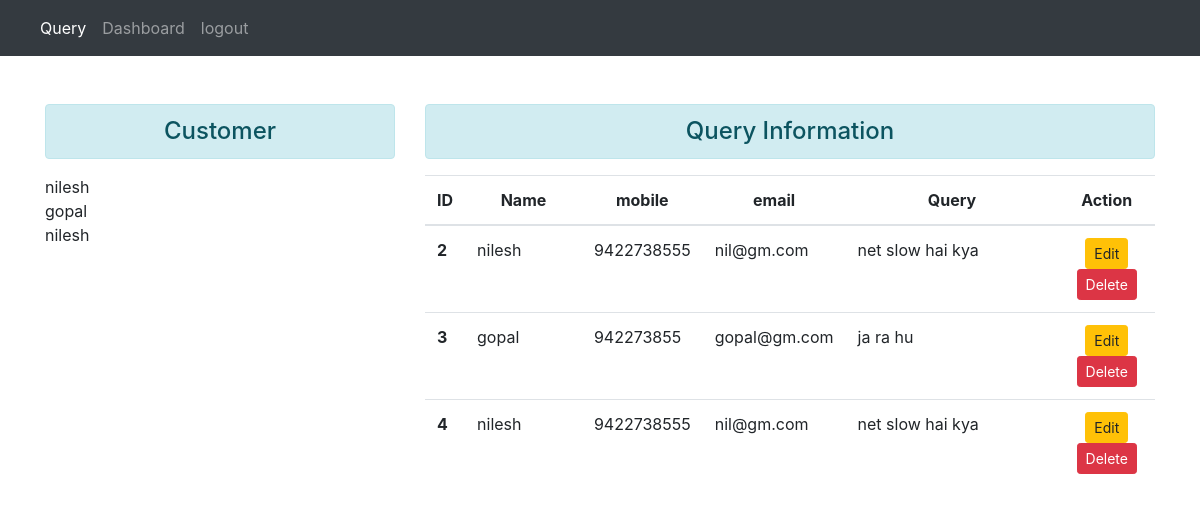
Page /follow_up/ (signed in) on the committed database.
### query/models.py (models this page shows)
class customerdata(models.Model):
    customer=models.CharField(max_length=100)

class querydata(models.Model):
    querydata_id=models.AutoField(primary_key=True)
    name=models.CharField(max_length=100)
    email_id=models.EmailField()
    mobile_number=models.IntegerField()
    query=models.CharField(max_length=300)
    contacted_via=models.CharField(max_length=50,blank=True)
    follow_up=models.CharField(max_length=100,blank=True)

### query/views.py (the view)
# urls.py: path('follow_up/',views.follow_up,name='follow_up'),
def follow_up(request):
        if request.user.is_staff:
            querys=querydata.objects.all()
            ob=customerdata.objects.all
            return render(request,'query/follow_up.html',{'ob':ob,'querys':querys})
        else:
            return HttpResponseRedirect('/login/')

### query/templates/query/follow_up.html (shortened to what this page needs)
{% extends 'query/base.html' %}
{% block body %}
    <div class="row">
    <div class="col-4">
    <h4 class="text-center alert alert-info">Customer</h4>
         {% for customer in ob %}
                <td>
                <td>{{ customer.customer }}</td>
             <br>
         {% endfor %}
    </div>
    <div class="col-8">
        <h4 class="text-center alert alert-info">Query Information  </h4>
            <table class="table table-hover bg-powderblue">
            <thead>
            <tr class="text-center">
                <th scope="col" style="width: 2%">ID</th>
                <th scope="col" style="width: 23%">Name</th>
                <th scope="col" style="width: 5%">mobile</th>
                <th scope="col" style="width: 5%">email</th>
                <th scope="col" style="width: 50%">Query</th>
                <th scope="col" style="width: 15%">Action</th>
            </tr>
            </thead>
            <tbody>
            {% for query in querys %}
                <tr>
                <th scope="row">{{ query.querydata_id }}</th>
                <td>{{ query.name }}</td>
                <td>{{ query.mobile_number }}</td>
                <td>{{ query.email_id}}</td>
                <td>{{query.query}}
                <td class="text-center">
                <a href="{% url 'updatequery' query.querydata_id%}" class="btn btn-warning btn-sm">Edit</a>
                <form action="{% url 'deletequery' query.querydata_id%}" method="post" class="d-inline">{% csrf_token %}
                <input type="submit" class="btn btn-danger btn-sm" value="Delete"></form>
                </td>
                </tr>
            {% endfor %}
            </tbody>
            </table>
    </div>
    </div>
{% endblock %}

### query/templates/query/base.html (shortened to what this page needs)
<!doctype html>
<html lang="en">
  <head>
    <link rel="stylesheet" href="https://stackpath.bootstrapcdn.com/bootstrap/4.2.1/css/bootstrap.min.css">
  </head>
  <body>
     <nav class="navbar navbar-expand-lg navbar-dark bg-dark">
  <div class="collapse navbar-collapse" id="navbarNavDropdown">
    <ul class="navbar-nav">
      <li class="nav-item active">
        <a class="nav-link" href="{% url 'querypage' %}">Query <span class="sr-only">(current)</span></a>
      </li>
        {% if request.user.is_staff %}
      <li class="nav-item">
        <a class="nav-link" href="{% url 'follow_up'%}">Dashboard</a>
      </li>
            <li class="nav-item">
        <a class="nav-link" href="{% url 'logout'%}">logout</a>
      </li>
        {% endif %}
    </ul>
  </div>
</nav>
   <div class="container mt-5">
  {% block body %}  {% endblock %}
   </div>
  </body>
</html>

### rows in the picture
customerdata: customer "nilesh"
customerdata: customer "gopal"
customerdata: customer "nilesh"
querydata: querydata_id "2", name "nilesh", mobile_number "9422738555", email_id "nil@gm.com", query "net slow hai kya"
querydata: querydata_id "3", name "gopal", mobile_number "942273855", email_id "gopal@gm.com", query "ja ra hu"
querydata: querydata_id "4", name "nilesh", mobile_number "9422738555", email_id "nil@gm.com", query "net slow hai kya"
